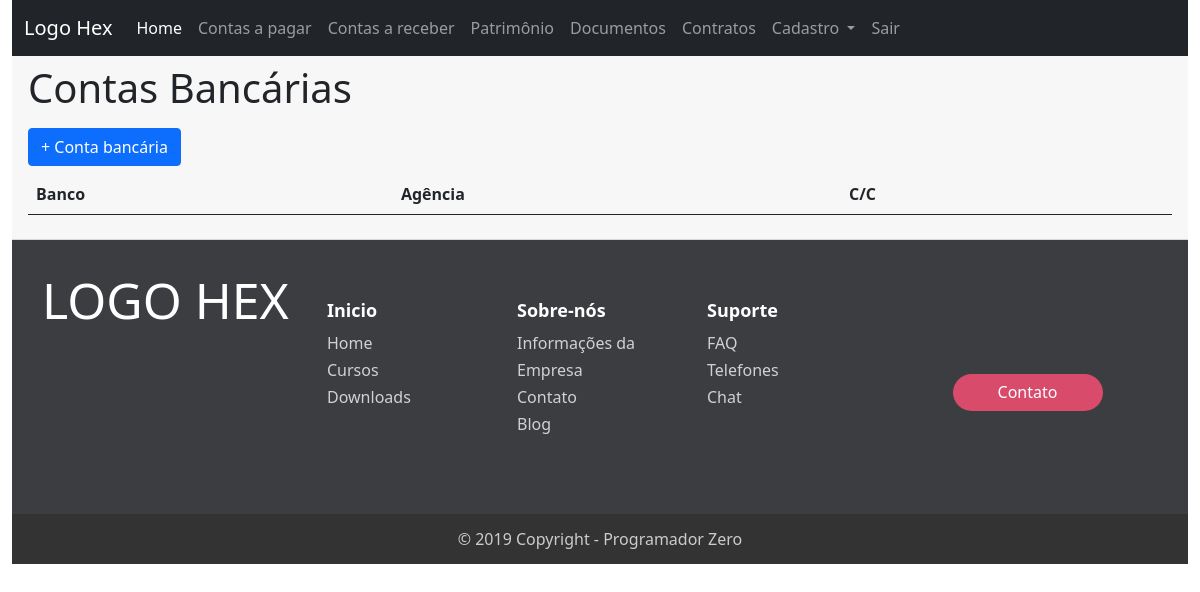
The page /banco/ (signed in) on the database as committed earlier.
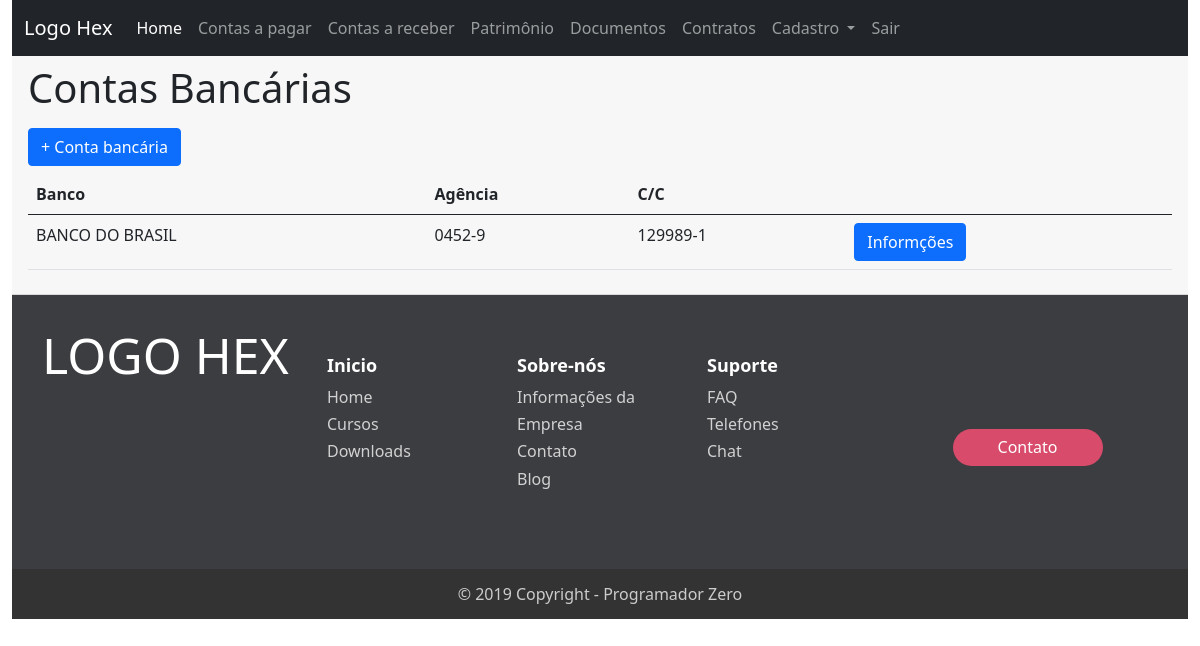
The same page on the database as committed later.
### banco/models.py (models this page shows, shortened)
class Banco(models.Model):
	banco = models.CharField('Banco', max_length=100)
	ag = models.CharField('Agência', max_length=100)
	cc = models.CharField('C/C', max_length=100)
	gerente = models.CharField('Gerente', max_length=100)
	contato = models.CharField('Contato', max_length=100)
	tel = models.CharField('Telefone', max_length=100)
	email = models.EmailField('e-mail')
	obs = models.TextField('Observação',null=True, blank=True)

### banco/views.py (the view)
# urls.py: path('banco/', views.banco, name='banco'),
@login_required
def banco(request):
    banco_list = Banco.objects.all().order_by('banco')
    paginator = Paginator(banco_list, 10)
    page = request.GET.get('page')
    banco = paginator.get_page(page)
    query = request.GET.get('q')
    if query:
        banco = Contas.objects.filter(
            Q(banco__icontains=query)
            ).distinct()
    return render(request, 'banco/banco.html',{'banco': banco})

### banco/templates/banco/banco.html (shortened to what this page needs)
{% extends 'base.html' %}
{% block content %}
<div class="card-header card-body-t ">
<div>
  <h1>Contas Bancárias</h1>
    <nav class="navbar">
      <div>
        <a href="{% url 'bancoAdd'%}"><button class=" btn btn-primary"> + Conta bancária</button></a>
      </div>
    </nav>
    <table class="table">
      <thead>
        <tr>
          <th>Banco</th>
          <th>Agência</th>
          <th>C/C</th>
          <th></th>
        </tr>
      </thead>
      <tbody>
      {% for banco in banco %}
        <tr>
          <td>{{banco.banco}}</td>
          <td>{{banco.ag}}</td>
          <td>{{banco.cc}}</td>
          <td class="btn-list">
            <button type="button" class="btn btn-primary" data-bs-toggle="modal" data-bs-target="#exampleModal">Informções</button>
          </td>
      {% endfor %}
      </tbody>
    </table>
</div>
</div>
{% endblock%}

Rows that differ between the two databases and show on the page:
added Banco: banco "BANCO DO BRASIL", ag "0452-9", cc "129989-1"
